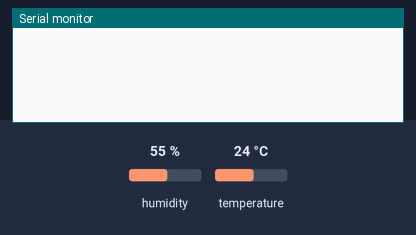
This sketch was run on a simulated ESP8266 (NodeMCU). On the bench: the last lines printed to the serial monitor. The test bench sets the inputs (shaded band); at power-on: humidity 55 %, temperature 24 °C. WiFi joins after 1.5 s; servers stay silent unless stated.

Above: at 3.0 s.
3.1 s: humidity set to 22 %
At 5.5 s:
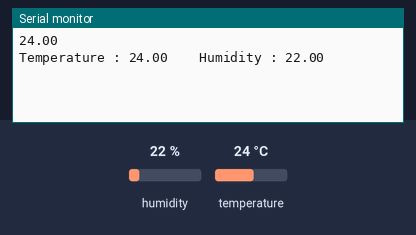
5.8 s: temperature set to 12 °C
At 7.2 s:
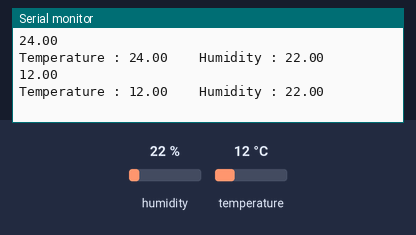
7.3 s: humidity set to 40 %
At 10.8 s:
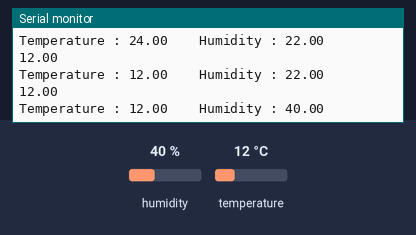

Measured:
- after the input at 3.1 s, the serial monitor: prints a new line after 1.2 s (image 1)
- after the input at 5.8 s, the serial monitor: prints a new line after 1.0 s (image 2)
- after the input at 7.3 s, the serial monitor: prints a new line after 2.0 s (image 3)

The sketch:

Temp_Alert_Using_Blynk.ino
```cpp
#define BLYNK_TEMPLATE_ID "TMPL6fDVhpAy1"
#define BLYNK_TEMPLATE_NAME "Temperature Alert"
#define BLYNK_AUTH_TOKEN "y_MSQ-OPaqalxlTUzQxErPzJ4KdwX3Ux"


#define BLYNK_PRINT Serial
#include <ESP8266WiFi.h>
#include <BlynkSimpleEsp8266.h>


#include <DHT.h>

char auth[] = BLYNK_AUTH_TOKEN;

char ssid[] = " wifi name";  // type your wifi name
char pass[] = "wifi password";  // type your wifi password

#define DHTPIN 2          // Mention the digital pin D4
#define DHTTYPE DHT11     // DHT 11
DHT dht(DHTPIN, DHTTYPE);
BlynkTimer timer;

void sendSensor(){
  float h = dht.readHumidity();
  float t = dht.readTemperature(); // or dht.readTemperature(true) for Fahrenheit
  if (isnan(h) || isnan(t)) {
    Serial.println("Failed to read from DHT sensor!");
    return;
  }

  Serial.println(t);
  Blynk.virtualWrite(V6, h);
  Blynk.virtualWrite(V5, t);
    Serial.print("Temperature : ");
    Serial.print(t);
    Serial.print("    Humidity : ");
    Serial.println(h);


  if(t > 30){

    Blynk.logEvent("temp_alert","Temp above 30 degree");
  }
}

void setup(){
   Serial.begin(115200);
  Blynk.begin(auth, ssid, pass);
  dht.begin();
  timer.setInterval(2500L, sendSensor);
}

void loop(){
  Blynk.run();
  timer.run();
}
```
